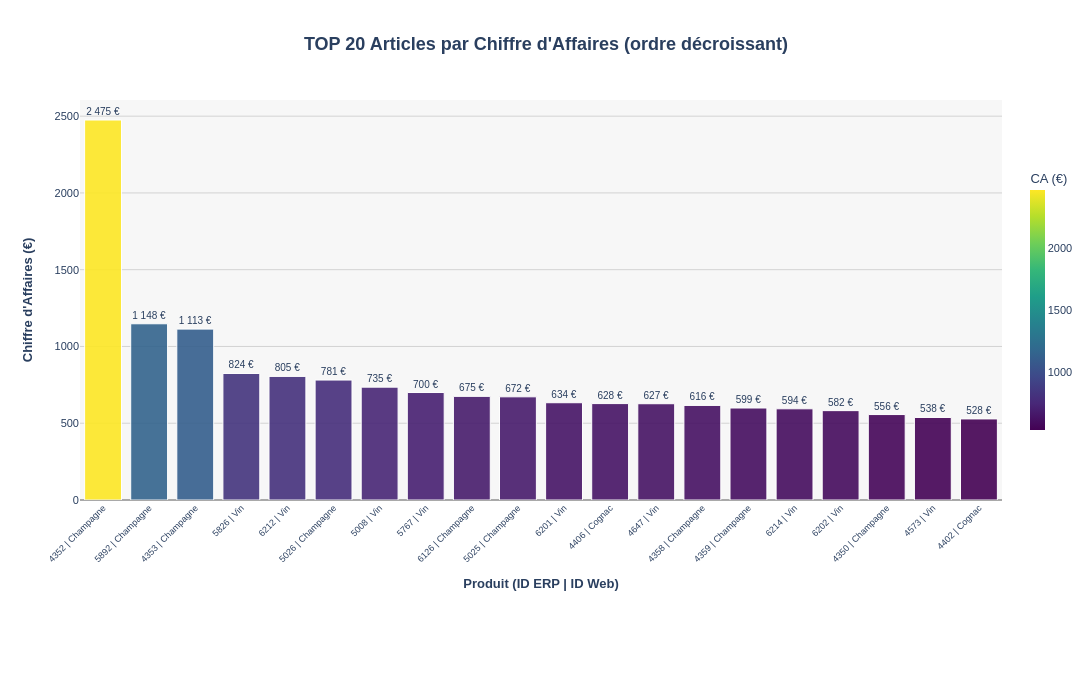

The notebook cell saved with this chart:
### Code cell
################################################
# TOP 20 ARTICLES PAR CA - HISTOGRAMME VERTICAL #
################################################

print("\n" + "="*70)
print("📊 TOP 20 ARTICLES PAR CHIFFRE D'AFFAIRES - HISTOGRAMME VERTICAL")
print("="*70)

# Utiliser df_palmares déjà créé précédemment (déjà trié par CA décroissant)
top_20_ca = df_palmares.head(20).copy()

# Créer une étiquette combinée product_id + product_type
if 'product_type' in top_20_ca.columns:
    top_20_ca['label_produit'] = top_20_ca['product_id'].astype(str) + ' | ' + top_20_ca['product_type'].astype(str)
else:
    top_20_ca['label_produit'] = top_20_ca['product_id'].astype(str)

# Créer une colonne avec le format français pour l'affichage
top_20_ca['ca_format_fr'] = top_20_ca['ca_par_article'].apply(lambda x: f"{x:,.0f}".replace(',', ' ') + ' €')

# Afficher les statistiques en format français
print(f"\n📈 STATISTIQUES DU TOP 20:")
print(f"   CA total TOP 20: {top_20_ca['ca_par_article'].sum():,.0f} €".replace(',', ' '))
print(f"   CA moyen: {top_20_ca['ca_par_article'].mean():,.0f} €".replace(',', ' '))
print(f"   Part du TOP 20 dans CA total: {(top_20_ca['ca_par_article'].sum()/ca_total*100):.1f}%".replace('.', ','))
print(f"\n💡 Note: Les valeurs sont en euros (non en milliers)")

# Créer l'histogramme VERTICAL (barres vers le haut) - ORDRE DÉCROISSANT
fig_top20_histogram = px.bar(
    top_20_ca,
    x='label_produit',  # Axe X = étiquettes des produits
    y='ca_par_article',  # Axe Y = CA
    orientation='v',  # VERTICAL
    title='<b>TOP 20 Articles par Chiffre d\'Affaires (ordre décroissant)</b>',
    labels={
        'label_produit': 'Produit (ID ERP | Type de Produit)',
        'ca_par_article': 'Chiffre d\'Affaires (€)'
    },
    text='ca_format_fr',  # Utiliser le format français
    color='ca_par_article',
    color_continuous_scale='Viridis',
    height=700,
    width=1400
)

# Améliorer la présentation
fig_top20_histogram.update_traces(
    textposition='outside',
    textfont_size=10,
    marker=dict(
        line=dict(width=1, color='white'),
        opacity=0.9
    ),
    hovertemplate='<b>Produit:</b> %{x}<br><b>CA:</b> %{customdata} €<extra></extra>',
    customdata=top_20_ca['ca_par_article'].apply(lambda x: f"{x:,.0f}".replace(',', ' '))
)

# Mise en forme générale
fig_top20_histogram.update_layout(
    showlegend=False,
    hovermode='x unified',
    xaxis_title="<b>Produit (ID ERP | ID Web)</b>",
    yaxis_title="<b>Chiffre d'Affaires (€)</b>",
    font=dict(size=11, family='Arial'),
    margin=dict(l=80, r=80, t=100, b=200),
    plot_bgcolor='rgba(245,245,245,0.8)',
    paper_bgcolor='white',
    title_font_size=18,
    title_x=0.5,
    coloraxis_showscale=True,
    coloraxis_colorbar=dict(
        title="CA (€)",
        thickness=15,
        len=0.7,
        x=1.02
    )
)

# Rotation des étiquettes sur l'axe X pour meilleure lisibilité
fig_top20_histogram.update_xaxes(
    tickangle=-45,
    tickfont=dict(size=9),
    showgrid=False
)

# Grille sur l'axe Y - Format français avec espace pour les milliers
fig_top20_histogram.update_yaxes(
    showgrid=True,
    gridwidth=1,
    gridcolor='lightgray',
    zeroline=True,
    zerolinewidth=2,
    zerolinecolor='darkgray',
    tickformat=' ',  # Espaces pour les milliers
    separatethousands=True
)

# Afficher le graphique
fig_top20_histogram.show()

# Exporter les visualisations avec le nom palmares_ca_top20
#os.makedirs("png", exist_ok=True)
#fig_palmares.write_image("png/palmares_ca.png")
fig_top20_histogram.write_image("../images/palmares_ca_top20.png", width=1400, height=700)
print("\n✅ Visualisation exportée: ../images/palmares_ca_top20.png")

fig_top20_histogram.write_html("../images/palmares_ca_top20.html")
print("✅ Version interactive: ../images/palmares_ca_top20.html")

# Afficher le tableau des TOP 20 avec les étiquettes (ordre décroissant) - Format français
print(f"\n🏆 DÉTAIL DES TOP 20 (ordre décroissant de CA):")
display_cols_final = ['product_id']
if 'product_type' in top_20_ca.columns:
    display_cols_final.append('product_type')
display_cols_final.append('ca_format_fr')
if 'price' in top_20_ca.columns:
    display_cols_final.append('price')
if 'stock_quantity' in top_20_ca.columns:
    display_cols_final.append('stock_quantity')
    
# Créer une copie pour l'affichage avec les en-têtes en français
df_display = top_20_ca[display_cols_final].copy()
df_display.columns = ['ID Produit', 'Type de Produit', 'CA (€)', 'Prix (€)', 'Quantité'] if len(display_cols_final) == 5 else df_display.columns
print(df_display.to_string(index=False))

### Figure 1 — Plotly figure (JSON) as saved in the notebook; plotly's stock layout.template omitted (floating-point values rounded to 4 significant figures)
{"data": [{"customdata": ["2 475", "1 148", "1 113", "824", "805", "781", "735", "700", "675", "672", "634", "628", "627", "616", "599", "594", "582", "556", "538", "528"], "hovertemplate": "<b>Produit:</b> %{x}<br><b>CA:</b> %{customdata} €<extra></extra>", "legendgroup": "", "marker": {"color": [2475.0, 1148.0, 1113.0, 824.0, 805.0, 781.2, 735.0, 700.0, 675.0, 672.0, 633.6, 628.0, 627.0, 616.0, 599.2, 594.0, 582.0, 556.5, 537.6, 528.0], "coloraxis": "coloraxis", "line": {"color": "white", "width": 1}, "opacity": 0.9, "pattern": {"shape": ""}}, "name": "", "orientation": "v", "showlegend": false, "text": ["2 475 €", "1 148 €", "1 113 €", "824 €", "805 €", "781 €", "735 €", "700 €", "675 €", "672 €", "634 €", "628 €", "627 €", "616 €", "599 €", "594 €", "582 €", "556 €", "538 €", "528 €"], "textfont": {"size": 10}, "textposition": "outside", "type": "bar", "x": ["4352 | Champagne", "5892 | Champagne", "4353 | Champagne", "5826 | Vin", "6212 | Vin", "5026 | Champagne", "5008 | Vin", "5767 | Vin", "6126 | Champagne", "5025 | Champagne", "6201 | Vin", "4406 | Cognac", "4647 | Vin", "4358 | Champagne", "4359 | Champagne", "6214 | Vin", "6202 | Vin", "4350 | Champagne", "4573 | Vin", "4402 | Cognac"], "xaxis": "x", "y": [2475.0, 1148.0, 1113.0, 824.0, 805.0, 781.2, 735.0, 700.0, 675.0, 672.0, 633.6, 628.0, 627.0, 616.0, 599.2, 594.0, 582.0, 556.5, 537.6, 528.0], "yaxis": "y"}], "layout": {"barmode": "relative", "coloraxis": {"colorbar": {"len": 0.7, "thickness": 15, "title": {"text": "CA (€)"}, "x": 1.02}, "colorscale": [[0, "#440154"], [0.1111, "#482878"], [0.2222, "#3e4989"], [0.3333, "#31688e"], [0.4444, "#26828e"], [0.5556, "#1f9e89"], [0.6667, "#35b779"], [0.7778, "#6ece58"], [0.8889, "#b5de2b"], [1, "#fde725"]], "showscale": true}, "font": {"family": "Arial", "size": 11}, "height": 700, "hovermode": "x unified", "legend": {"tracegroupgap": 0}, "margin": {"b": 200, "l": 80, "r": 80, "t": 100}, "paper_bgcolor": "white", "plot_bgcolor": "rgba(245,245,245,0.8)", "showlegend": false, "title": {"font": {"size": 18}, "text": "<b>TOP 20 Articles par Chiffre d'Affaires (ordre décroissant)</b>", "x": 0.5}, "width": 1400, "xaxis": {"anchor": "y", "domain": [0, 1], "showgrid": false, "tickangle": -45, "tickfont": {"size": 9}, "title": {"text": "<b>Produit (ID ERP | ID Web)</b>"}}, "yaxis": {"anchor": "x", "domain": [0, 1], "gridcolor": "lightgray", "gridwidth": 1, "separatethousands": true, "showgrid": true, "tickformat": " ", "title": {"text": "<b>Chiffre d'Affaires (€)</b>"}, "zeroline": true, "zerolinecolor": "darkgray", "zerolinewidth": 2}}}
